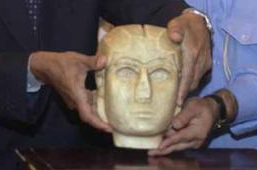
#> input picture ألغاز وجرائم/warka-mask/img/presentation.jpg, 257 x 170 px
$ python photo.py
#> lines starting #> are read from the running program, lines starting #| are printed output that depends on the picture
"""Photographic print grades of NARA 6648802, not generative upscaling or restoration.
presentation.jpg is a 257×170 crop of the 610×517 reproduction: (139,320,396,490).
It keeps the real fingers that cover parts of the stone. Never infer the hidden outline.
"""
from pathlib import Path
from PIL import Image,ImageOps,ImageFilter
import numpy as np
p=Path(__file__).resolve().parents[1]/'img';src=Image.open(p/'presentation.jpg').convert('RGB');assert src.size==(257,170)
#> further down, src is the input picture: PIL image 257x170 RGB; mean R, G, B 92.5, 83.8, 85.6
def print_photo(image,size,name,colour):
#> called with size = (1028, 680), name = 'mask.jpg', colour = 0.46
 im=image.resize(size,Image.Resampling.LANCZOS).filter(ImageFilter.UnsharpMask(2.4,80,3));g=ImageOps.autocontrast(im.convert('L'),cutoff=.65);ink=ImageOps.colorize(g,black='#1c1b18',white='#fff5dc',mid='#a69c88');photo=Image.blend(ink,im,colour)
#> after `g = ImageOps.autocontrast(im.convert('L'), cutoff=0.65)`:
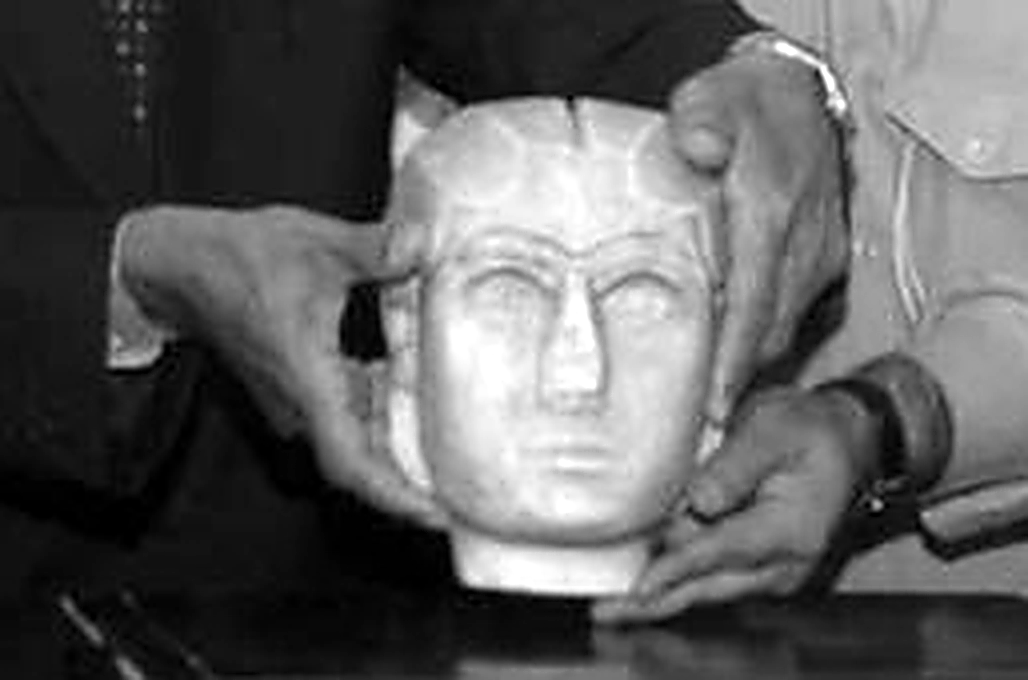
#> g: PIL image 1028x680 L; min 0, max 255, mean 94.6
#> after `ink = ImageOps.colorize(g, black='#1c1b18', white='#fff5dc', mid='#a69`:
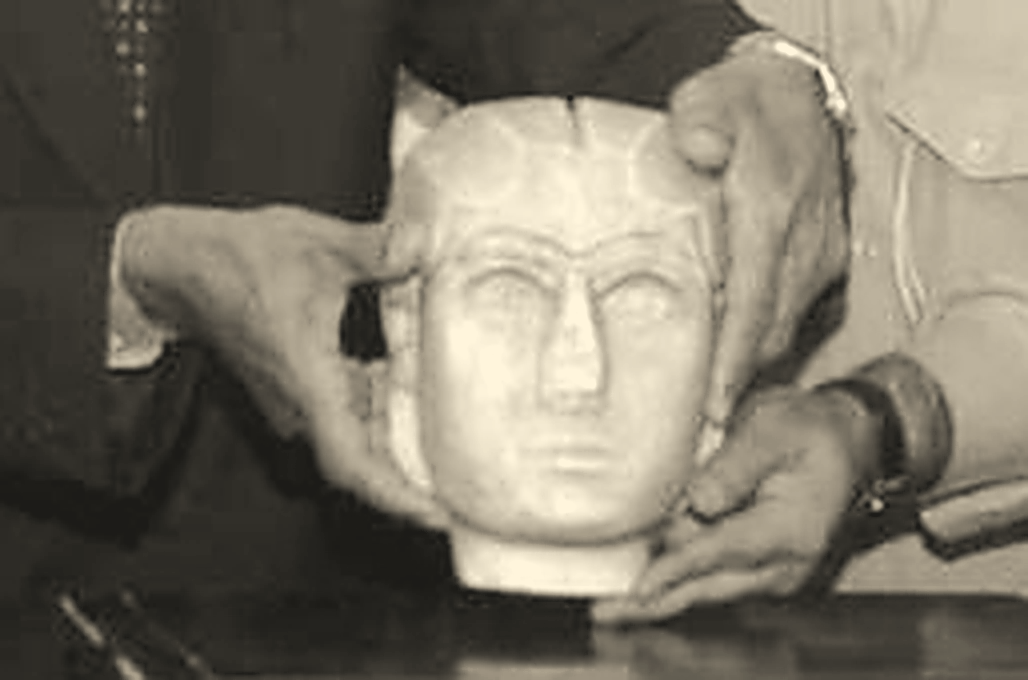
#> ink: PIL image 1028x680 RGB; mean R, G, B 122.6, 116.3, 102.5
#> after `photo = Image.blend(ink, im, colour)`:
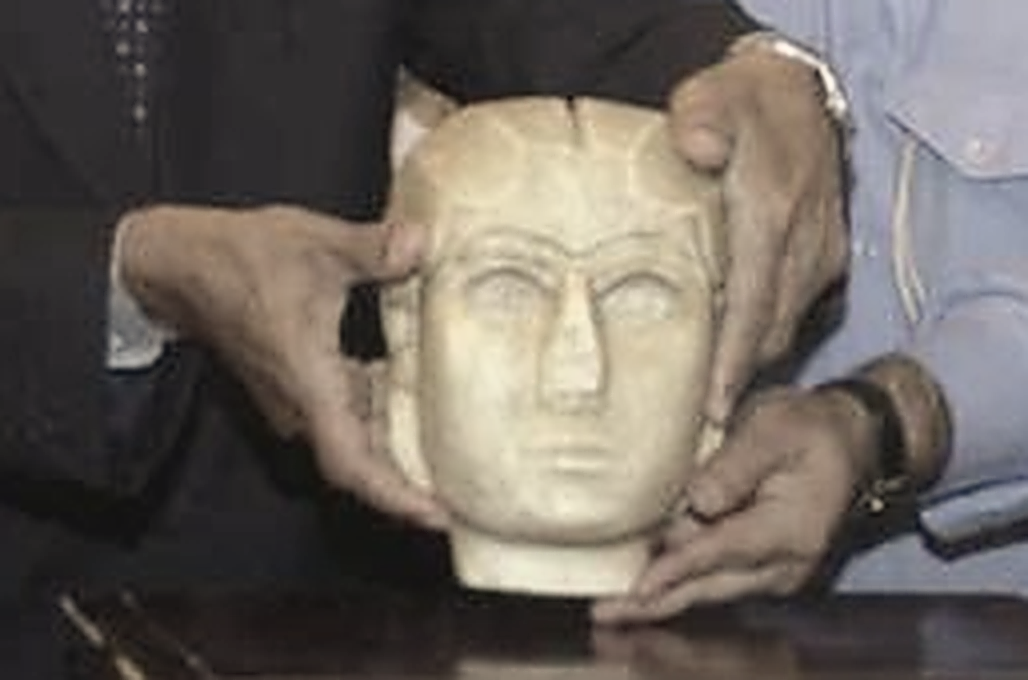
#> photo: PIL image 1028x680 RGB; mean R, G, B 108.2, 100.9, 94.2
 # Fine screened grain on the enlarged archive print; no AI repair, added eyes, or redrawn contours.
 v=np.array(photo,dtype='float32');y,x=np.indices(v.shape[:2]);d=2.4*np.cos((.94*x+.35*y)*2*np.pi/6.3)*np.cos((-.35*x+.94*y)*2*np.pi/6.3);Image.fromarray(np.uint8(np.clip(v+d[:,:,None],0,255))).save(p/name,quality=94)
print_photo(src,(1028,680),'mask.jpg',.46)
print_photo(src.crop((69,12,203,159)),(670,735),'portrait.jpg',.50)
#> call 2 of print_photo, with size = (670, 735), name = 'portrait.jpg', colour = 0.5
#> in print_photo (call 2), `im = image.resize(size, Image.Resampling.LANCZOS).filter(ImageFilter.U`:
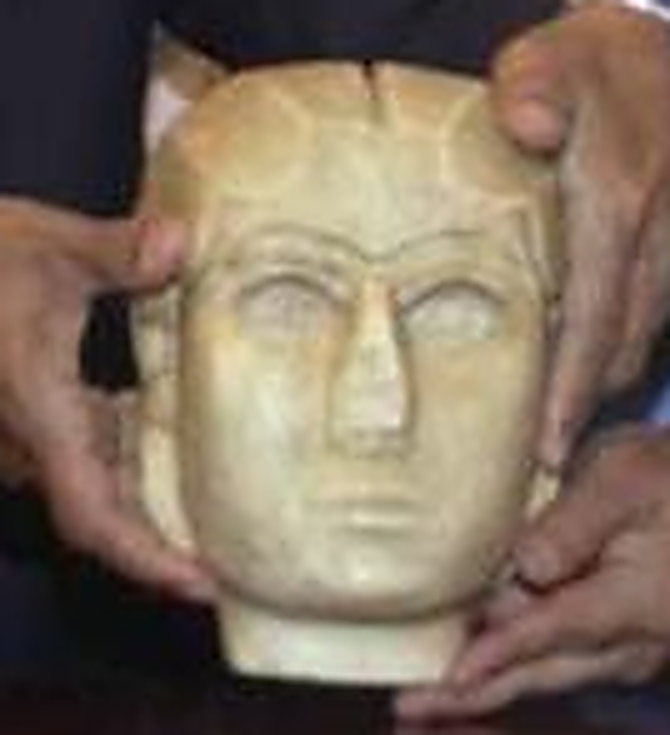
#> im: PIL image 670x735 RGB; mean R, G, B 127.4, 110.6, 94
#> in print_photo (call 2), `g = ImageOps.autocontrast(im.convert('L'), cutoff=0.65)`:
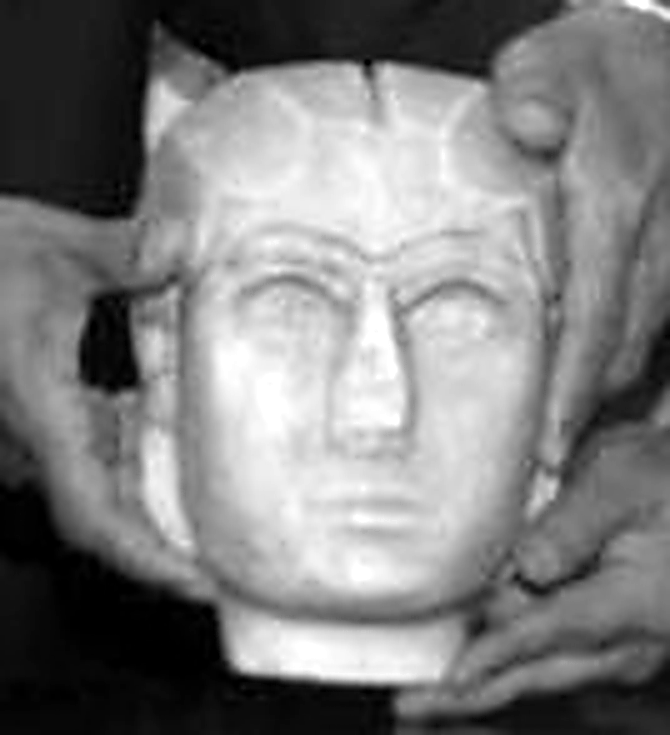
#> g: PIL image 670x735 L; min 0, max 255, mean 126
#> in print_photo (call 2), `ink = ImageOps.colorize(g, black='#1c1b18', white='#fff5dc', mid='#a69`:
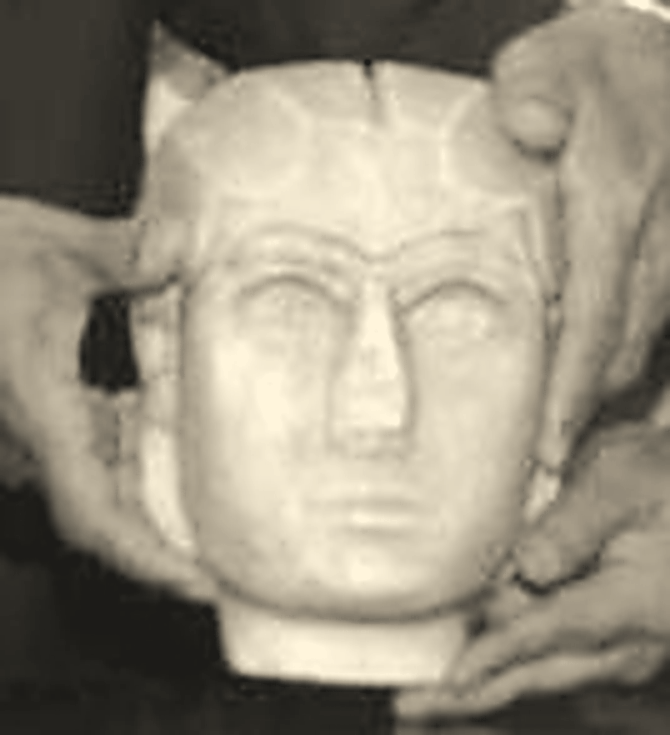
#> ink: PIL image 670x735 RGB; mean R, G, B 151.8, 144.2, 127.4
#> in print_photo (call 2), `photo = Image.blend(ink, im, colour)`:
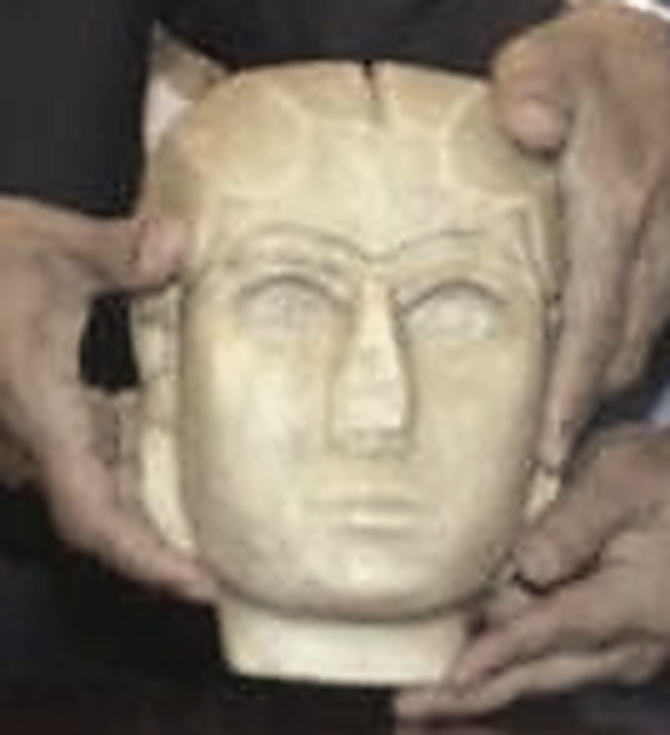
#> photo: PIL image 670x735 RGB; mean R, G, B 139.3, 127.1, 110.4
